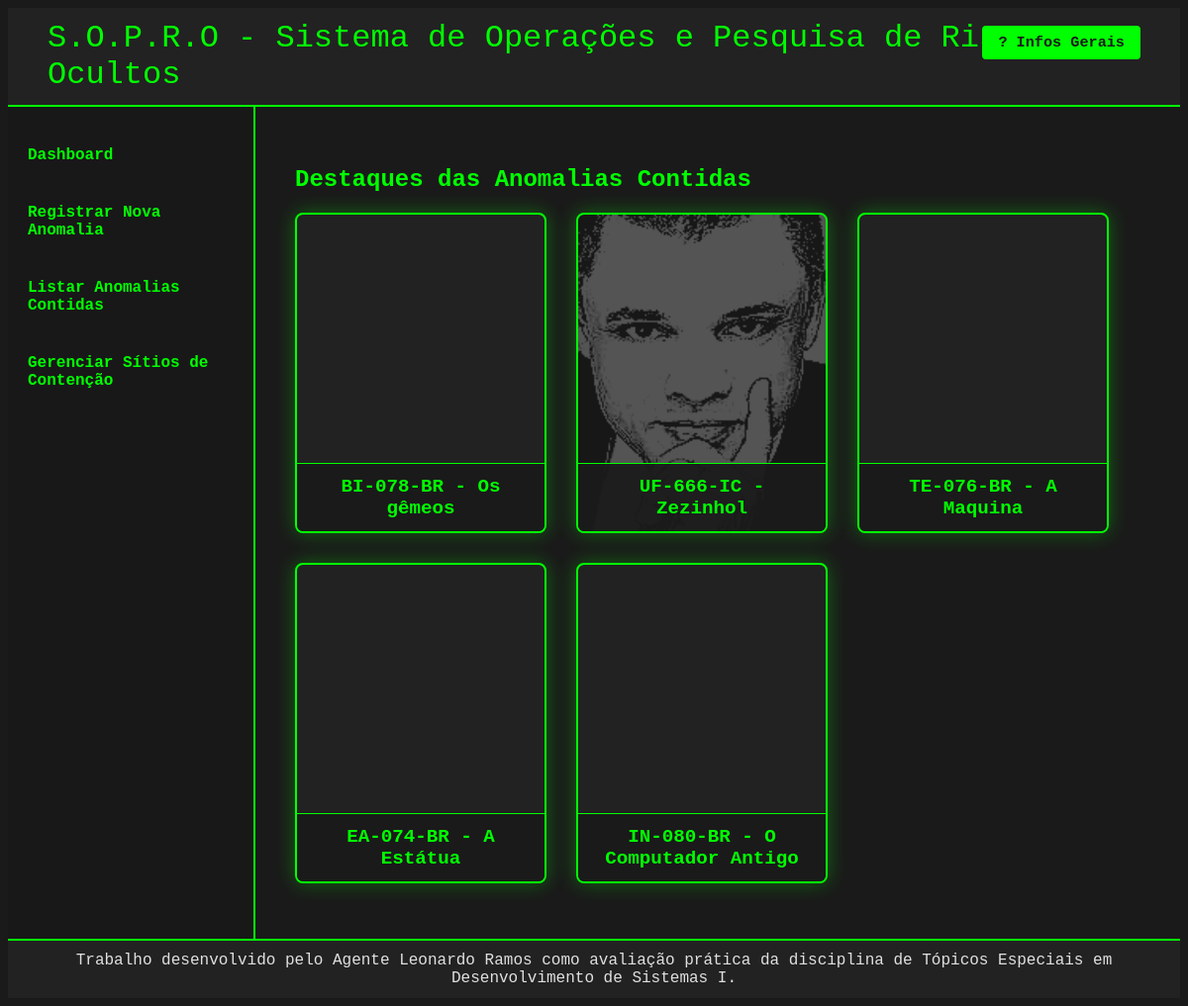
The page / on the database its author committed.
### tables this page shows
CREATE TABLE IF NOT EXISTS anomalias (
    id INT PRIMARY KEY AUTO_INCREMENT,
    designacao VARCHAR(50) UNIQUE NOT NULL,
    apelido VARCHAR(100) NOT NULL,
    classe_risco VARCHAR(50) NOT NULL,
    descricao TEXT NOT NULL,
    procedimentos_contencao TEXT NOT NULL,
    arquivo_imagem VARCHAR(255) NOT NULL,
    id_sitio INT NOT NULL,
    FOREIGN KEY (id_sitio) REFERENCES sitios(id) ON DELETE CASCADE
);

### includes/funcoes.php (called while the page is built, shortened)
<?php
function conectar() {
    $conn = mysqli_connect(DB_HOST, DB_USER, DB_PASS, DB_NAME);
    return $conn;
}
function listar_anomalias() {
    $conn = conectar();
    $sql = "SELECT a.*, s.nome AS nome_sitio FROM anomalias a JOIN sitios s ON a.id_sitio = s.id ORDER BY a.designacao";
    $result = mysqli_query($conn, $sql);
    $anomalias = [];
    while ($row = mysqli_fetch_assoc($result)) {
        $anomalias[] = $row;
    }
    return $anomalias;
}
?>

### index.php (the view, shortened to what this page needs)
<?php
require_once 'includes/funcoes.php';
?>
<!DOCTYPE html>
<html lang="pt-br">
<head>
    <link rel="stylesheet" href="css/style.css">
</head>
<body>
    <?php include 'includes/header.php'; ?>
    <?php include 'includes/menu.php'; ?>
    <main>
        <h2>Destaques das Anomalias Contidas</h2>
        <section class="destaques">
            <?php
            $anomalias = listar_anomalias();
            shuffle($anomalias);
            foreach (array_slice($anomalias, 0, 5) as $anomalia): ?>
                <div class="card-anomalia">
                    <div class="imagem" style="background-image: url('uploads/<?php echo htmlspecialchars($anomalia['arquivo_imagem']); ?>'); filter: grayscale(100%);"></div>
                    <div class="titulo"><?php echo htmlspecialchars($anomalia['designacao']); ?> - <?php echo htmlspecialchars($anomalia['apelido']); ?></div>
                </div>
            <?php endforeach; ?>
        </section>
    </main>
    <?php include 'includes/footer.php'; ?>
</body>
</html>

### includes/header.php (shortened to what this page needs)
<header style="position:relative;">
    S.O.P.R.O - Sistema de Operações e Pesquisa de Riscos Ocultos
    <button class="btn" style="position:absolute;top:18px;right:32px;font-size:0.95rem;z-index:10;" onclick="document.getElementById('modalInfos').style.display='block'">? Infos Gerais</button>
</header>

### includes/menu.php
<nav>
    <a href="index.php">Dashboard</a>
    <a href="anomalia_registrar.php">Registrar Nova Anomalia</a>
    <a href="anomalia_listar.php">Listar Anomalias Contidas</a>
    <a href="sitio_gerenciar.php">Gerenciar Sítios de Contenção</a>
</nav>

### includes/footer.php
<footer>
    Trabalho desenvolvido pelo Agente Leonardo Ramos como avaliação prática da disciplina de Tópicos Especiais em Desenvolvimento de Sistemas I.
</footer>

### css/style.css (style rules this page uses)
body { min-width: 1080px; min-height: 900px; background: #1a1a1a; color: #00ff00; font-family: 'Fira Code', 'Source Code Pro', monospace; display: grid; grid-template-areas: "header header" "menu main" "footer footer"; grid-template-columns: 250px 1fr; grid-template-rows: 100px 1fr 60px; height: 100vh; }
header { grid-area: header; background: #222; display: flex; align-items: center; padding-left: 40px; font-size: 2rem; border-bottom: 2px solid #00ff00; }
nav { grid-area: menu; background: #181818; padding: 30px 10px; border-right: 2px solid #00ff00; display: flex; flex-direction: column; gap: 20px; }
nav a { color: #00ff00; text-decoration: none; font-weight: bold; padding: 10px; border-radius: 4px; transition: background 0.2s; }
main { grid-area: main; padding: 40px; background: #1a1a1a; overflow-y: auto; }
footer { grid-area: footer; background: #222; color: #e0e0e0; text-align: center; font-size: 1rem; display: flex; align-items: center; justify-content: center; border-top: 2px solid #00ff00; }
.destaques { display: flex; flex-wrap: wrap; gap: 30px; }
.card-anomalia { background: #222; border: 2px solid #00ff00; border-radius: 8px; width: 250px; height: 320px; display: flex; flex-direction: column; justify-content: flex-end; position: relative; overflow: hidden; box-shadow: 0 0 20px #00ff0055; }
.card-anomalia .imagem { position: absolute; top: 0; left: 0; right: 0; bottom: 0; background-size: cover; background-position: center; opacity: 0.3; z-index: 1; }
.card-anomalia .titulo { position: relative; z-index: 2; background: #1a1a1aee; color: #00ff00; font-size: 1.2rem; padding: 12px; text-align: center; font-weight: bold; border-top: 1px solid #00ff00; }
.btn { background: #00ff00; color: #1a1a1a; border: none; padding: 8px 16px; border-radius: 4px; font-family: inherit; font-weight: bold; cursor: pointer; transition: background 0.2s; margin-right: 8px; text-decoration: none; }

### rows shown on the page
anomalias: designacao "BI-078-BR", apelido "Os gêmeos"
anomalias: arquivo_imagem (picture), designacao "UF-666-IC", apelido "Zezinhol"
anomalias: designacao "TE-076-BR", apelido "A Maquina"
anomalias: designacao "EA-074-BR", apelido "A Estátua"
anomalias: designacao "IN-080-BR", apelido "O Computador Antigo"
